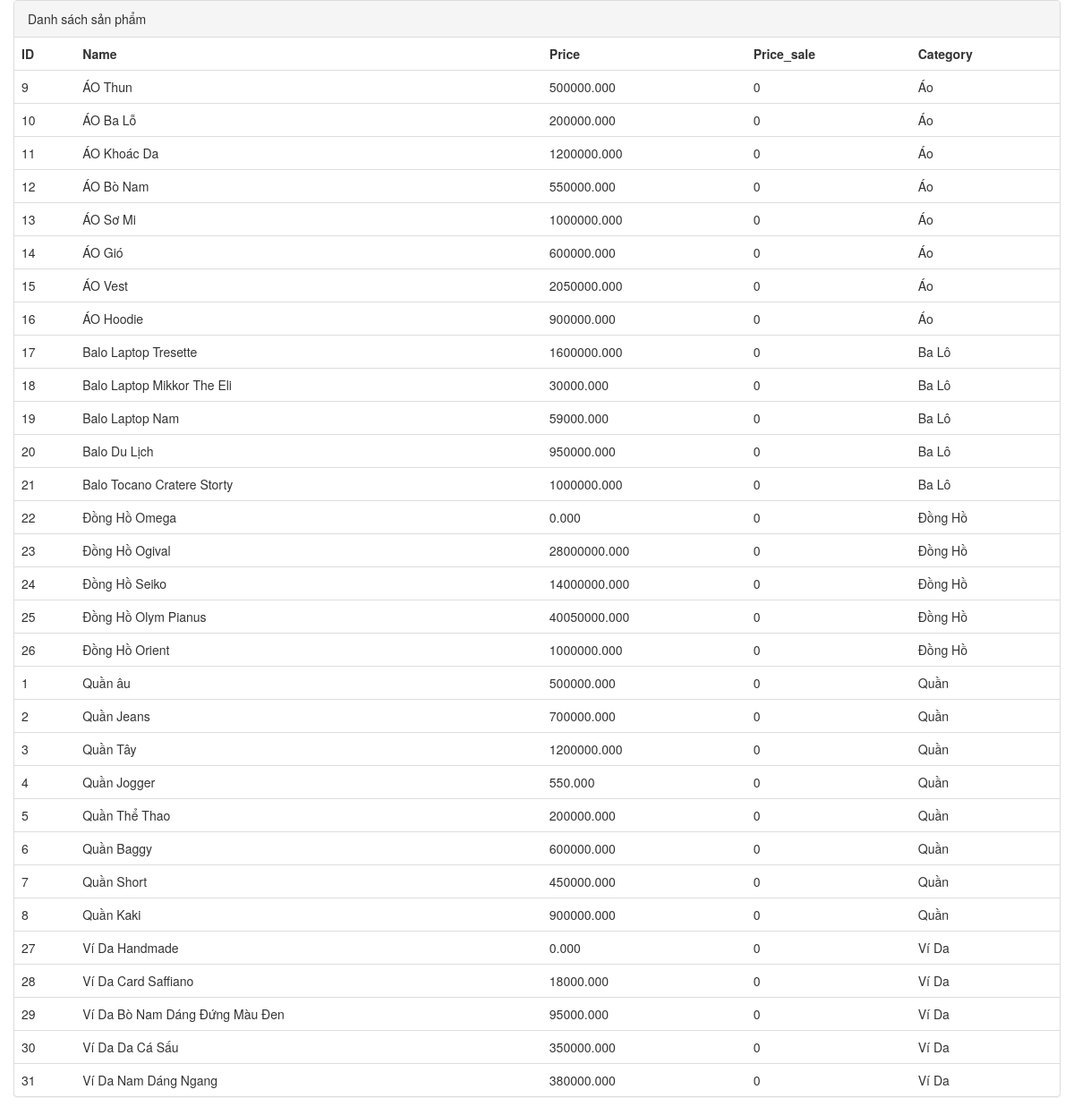
The page /product/product.php on the database its author committed.
### tables this page shows
CREATE TABLE IF NOT EXISTS `product` (
  id INT PRIMARY KEY NOT NULL AUTO_INCREMENT,
  name VARCHAR(100) NOT NULL UNIQUE,
  status Tinyint NULL DEFAULT '0',
  price float (11,3) NOT NULL,
  sale_price float DEFAULT '0',
  category_id int NOT NULL,

  FOREIGN KEY (category_id) REFERENCES category(id)
);

CREATE TABLE IF NOT EXISTS `category` (
  id INT PRIMARY KEY NOT NULL AUTO_INCREMENT,
  name VARCHAR(100) NOT NULL UNIQUE,
  status Tinyint NULL DEFAULT '0'
);

### product/product.php (the view, shortened to what this page needs)
<?php
	require('../Menu/config.php');
	$pro = "select product.id, product.name, product.price, product.sale_price, category.name as 'Danhmuc' from product join category on  product.category_id = category.id" or die('lỗi');
	$sql_P = mysqli_query($conn, $pro);
 ?>
 <!DOCTYPE html>
<html>
<head>
	<link rel="stylesheet" href="../bootstrap-3.4.1-dist/css/bootstrap.min.css">
	<link rel="stylesheet" href="../bootstrap-3.4.1-dist/css/style.css">
</head>
<body>
	<div class="container">
		<div class="row">
			<div class="panel panel-default">
				<div class="panel-heading">Danh sách sản phẩm</div>
				<table class="table">
						<tr>
							<th>ID</th>
							<th>Name</th>
							<th>Price</th>
							<th>Price_sale</th>
							<th>Category</th>
						</tr>
						<?php while ($row = mysqli_fetch_array($sql_P)) { ?>
							<tr>
								<td><?php echo $row['id']; ?></td>
								<td><?php echo $row['name']; ?></td>
								<td><?php echo $row['price']; ?></td>
								<td><?php echo $row['sale_price']; ?></td>
								<td><?php echo $row['Danhmuc']; ?></td>
							</tr>
						<?php } ?>
				</table>
			</div>
		</div>
	</div>
</body>
</html>

### rows shown on the page
product: id "9", name "ÁO Thun", price "500000.000", sale_price "0", category.name "Áo"
product: id "10", name "ÁO Ba Lỗ", price "200000.000", sale_price "0", category.name "Áo"
product: id "11", name "ÁO Khoác Da", price "1200000.000", sale_price "0", category.name "Áo"
product: id "12", name "ÁO Bò Nam", price "550000.000", sale_price "0", category.name "Áo"
product: id "13", name "ÁO Sơ Mi", price "1000000.000", sale_price "0", category.name "Áo"
product: id "14", name "ÁO Gió", price "600000.000", sale_price "0", category.name "Áo"
product: id "15", name "ÁO Vest", price "2050000.000", sale_price "0", category.name "Áo"
product: id "16", name "ÁO Hoodie", price "900000.000", sale_price "0", category.name "Áo"
product: id "17", name "Balo Laptop Tresette", price "1600000.000", sale_price "0", category.name "Ba Lô"
product: id "18", name "Balo Laptop Mikkor The Eli", price "30000.000", sale_price "0", category.name "Ba Lô"
product: id "19", name "Balo Laptop Nam", price "59000.000", sale_price "0", category.name "Ba Lô"
product: id "20", name "Balo Du Lịch", price "950000.000", sale_price "0", category.name "Ba Lô"
product: id "21", name "Balo Tocano Cratere Storty", price "1000000.000", sale_price "0", category.name "Ba Lô"
product: id "22", name "Đồng Hồ Omega", price "0.000", sale_price "0", category.name "Đồng Hồ"
product: id "23", name "Đồng Hồ Ogival", price "28000000.000", sale_price "0", category.name "Đồng Hồ"
product: id "24", name "Đồng Hồ Seiko", price "14000000.000", sale_price "0", category.name "Đồng Hồ"
product: id "25", name "Đồng Hồ Olym Pianus", price "40050000.000", sale_price "0", category.name "Đồng Hồ"
product: id "26", name "Đồng Hồ Orient", price "1000000.000", sale_price "0", category.name "Đồng Hồ"
product: id "1", name "Quần âu", price "500000.000", sale_price "0", category.name "Quần"
product: id "2", name "Quần Jeans", price "700000.000", sale_price "0", category.name "Quần"
product: id "3", name "Quần Tây", price "1200000.000", sale_price "0", category.name "Quần"
product: id "4", name "Quần Jogger", price "550.000", sale_price "0", category.name "Quần"
product: id "5", name "Quần Thể Thao", price "200000.000", sale_price "0", category.name "Quần"
product: id "6", name "Quần Baggy", price "600000.000", sale_price "0", category.name "Quần"
product: id "7", name "Quần Short", price "450000.000", sale_price "0", category.name "Quần"
product: id "8", name "Quần Kaki", price "900000.000", sale_price "0", category.name "Quần"
product: id "27", name "Ví Da Handmade", price "0.000", sale_price "0", category.name "Ví Da"
product: id "28", name "Ví Da Card Saffiano", price "18000.000", sale_price "0", category.name "Ví Da"
product: id "29", name "Ví Da Bò Nam Dáng Đứng Màu Đen", price "95000.000", sale_price "0", category.name "Ví Da"
product: id "30", name "Ví Da Da Cá Sấu", price "350000.000", sale_price "0", category.name "Ví Da"
product: id "31", name "Ví Da Nam Dáng Ngang", price "380000.000", sale_price "0", category.name "Ví Da"
